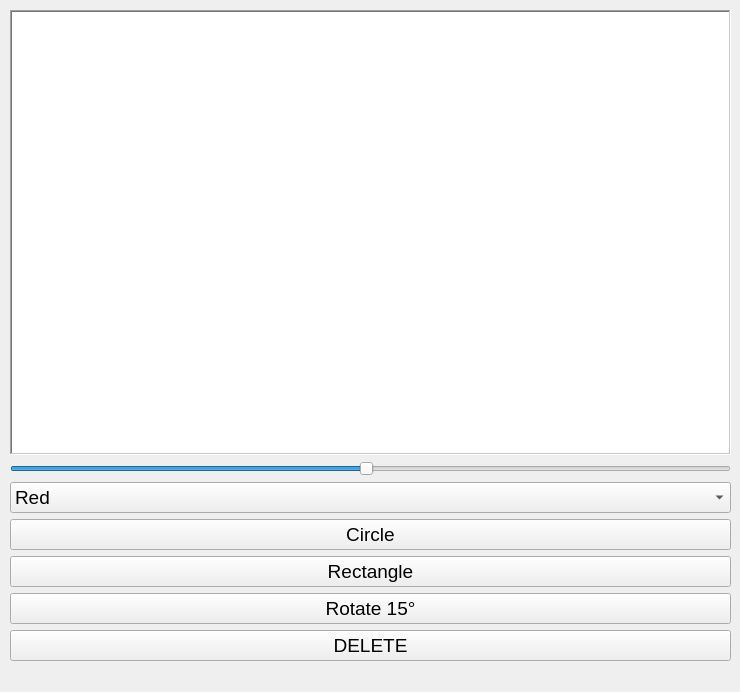
<?xml version="1.0" encoding="UTF-8"?>
<ui version="4.0">
 <class>ShapeTransformer</class>
 <widget class="QMainWindow" name="ShapeTransformer">
  <property name="geometry">
   <rect>
    <x>0</x>
    <y>0</y>
    <width>740</width>
    <height>692</height>
   </rect>
  </property>
  <property name="windowTitle">
   <string>ShapeTransformer</string>
  </property>
  <property name="toolTipDuration">
   <number>19</number>
  </property>
  <widget class="QWidget" name="centralwidget">
   <widget class="QWidget" name="gridLayoutWidget">
    <property name="geometry">
     <rect>
      <x>10</x>
      <y>10</y>
      <width>721</width>
      <height>651</height>
     </rect>
    </property>
    <layout class="QGridLayout" name="gridLayout">
     <item row="10" column="0">
      <widget class="QPushButton" name="btnDelete">
       <property name="font">
        <font>
         <pointsize>14</pointsize>
        </font>
       </property>
       <property name="text">
        <string>DELETE</string>
       </property>
      </widget>
     </item>
     <item row="2" column="0">
      <widget class="QSlider" name="scaleSlider">
       <property name="font">
        <font>
         <pointsize>11</pointsize>
        </font>
       </property>
       <property name="minimum">
        <number>1</number>
       </property>
       <property name="maximum">
        <number>100</number>
       </property>
       <property name="singleStep">
        <number>5</number>
       </property>
       <property name="value">
        <number>50</number>
       </property>
       <property name="orientation">
        <enum>Qt::Orientation::Horizontal</enum>
       </property>
      </widget>
     </item>
     <item row="1" column="0">
      <widget class="QGraphicsView" name="graphicsView">
       <property name="sizePolicy">
        <sizepolicy hsizetype="Expanding" vsizetype="Expanding">
         <horstretch>0</horstretch>
         <verstretch>0</verstretch>
        </sizepolicy>
       </property>
       <property name="mouseTracking">
        <bool>true</bool>
       </property>
       <property name="frameShape">
        <enum>QFrame::Shape::WinPanel</enum>
       </property>
       <property name="lineWidth">
        <number>1</number>
       </property>
      </widget>
     </item>
     <item row="4" column="0">
      <widget class="QPushButton" name="btnCircle">
       <property name="font">
        <font>
         <pointsize>14</pointsize>
        </font>
       </property>
       <property name="text">
        <string>Circle</string>
       </property>
      </widget>
     </item>
     <item row="7" column="0">
      <widget class="QPushButton" name="btnTransform">
       <property name="font">
        <font>
         <pointsize>14</pointsize>
        </font>
       </property>
       <property name="text">
        <string>Rotate 15°</string>
       </property>
      </widget>
     </item>
     <item row="6" column="0">
      <widget class="QPushButton" name="btnRectangle">
       <property name="font">
        <font>
         <pointsize>14</pointsize>
        </font>
       </property>
       <property name="text">
        <string>Rectangle</string>
       </property>
      </widget>
     </item>
     <item row="3" column="0">
      <widget class="QComboBox" name="colorComboBox">
       <property name="font">
        <font>
         <pointsize>14</pointsize>
        </font>
       </property>
       <item>
        <property name="text">
         <string>Red</string>
        </property>
       </item>
       <item>
        <property name="text">
         <string>White</string>
        </property>
       </item>
       <item>
        <property name="text">
         <string>Black</string>
        </property>
       </item>
       <item>
        <property name="text">
         <string>Blue</string>
        </property>
       </item>
       <item>
        <property name="text">
         <string>Green</string>
        </property>
       </item>
      </widget>
     </item>
    </layout>
   </widget>
  </widget>
 </widget>
 <resources/>
 <connections/>
</ui>
